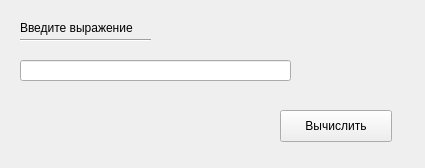
<?xml version="1.0" encoding="UTF-8"?>
<ui version="4.0">
 <class>Widget</class>
 <widget class="QWidget" name="Widget">
  <property name="geometry">
   <rect>
    <x>0</x>
    <y>0</y>
    <width>425</width>
    <height>168</height>
   </rect>
  </property>
  <property name="windowTitle">
   <string>Widget</string>
  </property>
  <widget class="QLabel" name="label">
   <property name="geometry">
    <rect>
     <x>20</x>
     <y>20</y>
     <width>131</width>
     <height>16</height>
    </rect>
   </property>
   <property name="text">
    <string>Введите выражение</string>
   </property>
  </widget>
  <widget class="QLineEdit" name="lineEdit">
   <property name="geometry">
    <rect>
     <x>20</x>
     <y>60</y>
     <width>271</width>
     <height>21</height>
    </rect>
   </property>
  </widget>
  <widget class="Line" name="line">
   <property name="geometry">
    <rect>
     <x>20</x>
     <y>30</y>
     <width>131</width>
     <height>21</height>
    </rect>
   </property>
   <property name="orientation">
    <enum>Qt::Horizontal</enum>
   </property>
  </widget>
  <widget class="QPushButton" name="pushButton">
   <property name="geometry">
    <rect>
     <x>280</x>
     <y>110</y>
     <width>112</width>
     <height>32</height>
    </rect>
   </property>
   <property name="text">
    <string>Вычислить</string>
   </property>
  </widget>
  <widget class="QLabel" name="label_2">
   <property name="geometry">
    <rect>
     <x>20</x>
     <y>100</y>
     <width>161</width>
     <height>31</height>
    </rect>
   </property>
   <property name="text">
    <string/>
   </property>
  </widget>
 </widget>
 <resources/>
 <connections/>
</ui>
